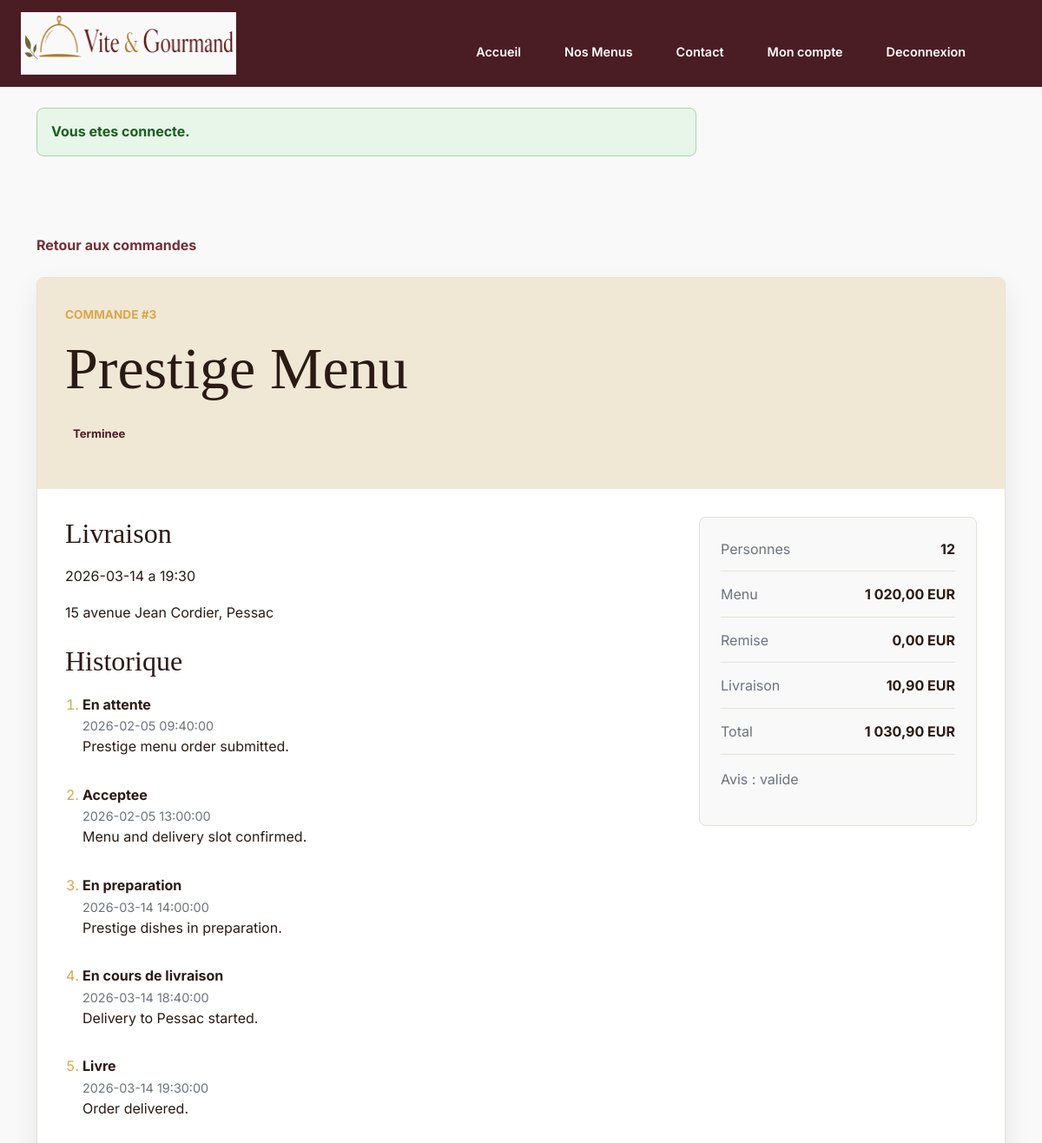
The app's page /commandes/3 (signed in, upper part), older data.
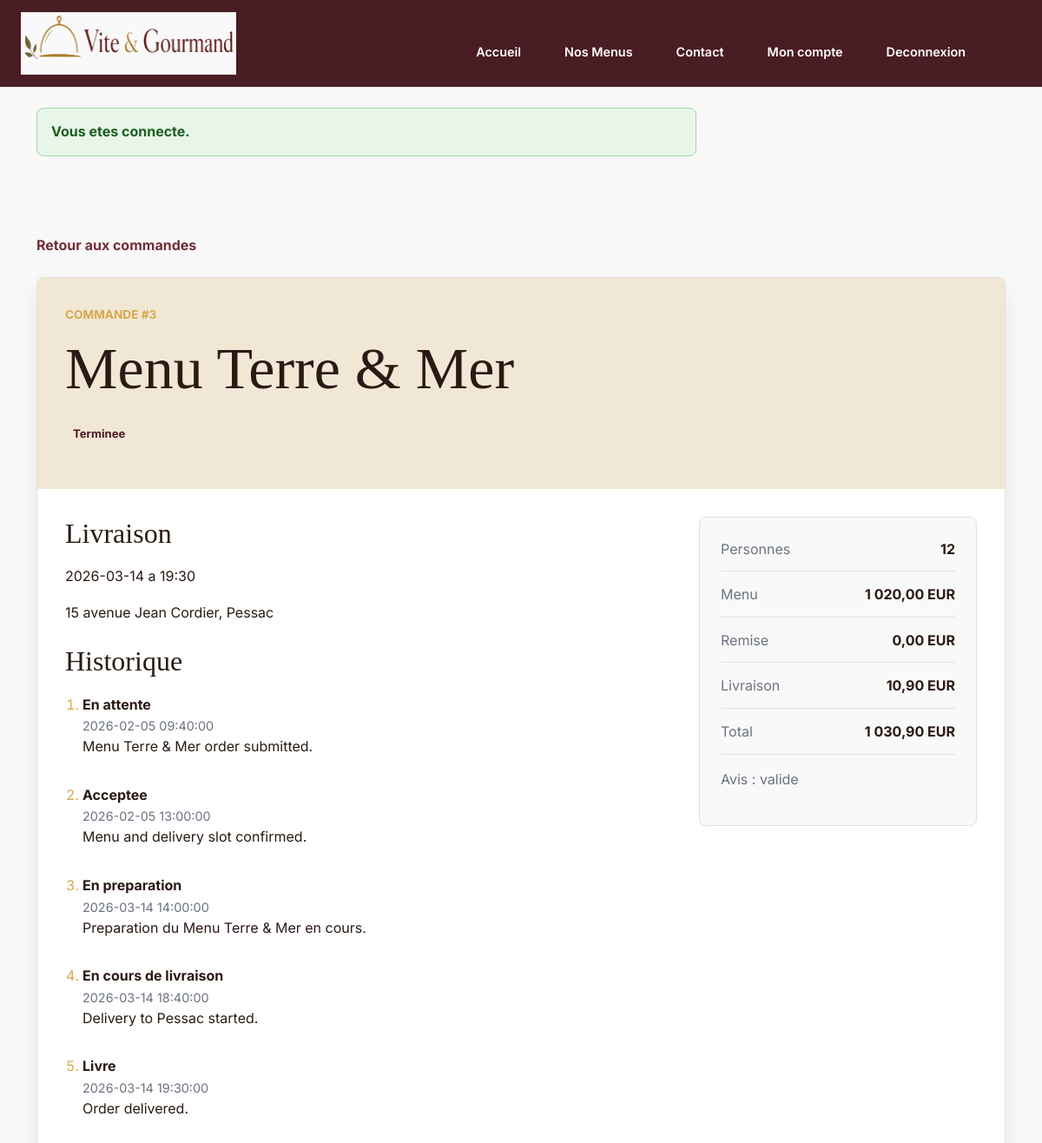
The same page, newer data.
### tables this page shows
CREATE TABLE `commandes` (
    `id_commande` INT UNSIGNED NOT NULL AUTO_INCREMENT,
    `id_utilisateur` INT UNSIGNED NOT NULL,
    `id_menu` INT UNSIGNED NOT NULL,
    `date_commande` DATETIME DEFAULT CURRENT_TIMESTAMP,
    `date_prestation` DATE NOT NULL,
    `heure_livraison` TIME NOT NULL,
    `adresse_livraison` VARCHAR(255) NOT NULL,
    `ville_livraison` VARCHAR(80) NOT NULL,
    `distance_km` DECIMAL(6,2) DEFAULT 0,
    `nombre_personnes` INT UNSIGNED NOT NULL,
    `prix_menu` DECIMAL(10,2) NOT NULL,
    `remise` DECIMAL(10,2) DEFAULT 0,
    `prix_livraison` DECIMAL(10,2) DEFAULT 0,
    `prix_total` DECIMAL(10,2) NOT NULL,
    `statut_actuel` VARCHAR(40) NOT NULL DEFAULT 'en_attente',
    `materiel_prete` BOOLEAN DEFAULT FALSE,
    `materiel_retourne` BOOLEAN DEFAULT FALSE,
    `mode_contact_modification` VARCHAR(20) NULL,
    `motif_annulation` TEXT NULL,
    CONSTRAINT `pk_commandes`
        PRIMARY KEY (`id_commande`),
    INDEX `idx_commandes_id_utilisateur` (`id_utilisateur`),
    INDEX `idx_commandes_id_menu` (`id_menu`),
    INDEX `idx_commandes_statut_actuel` (`statut_actuel`),
    INDEX `idx_commandes_date_prestation` (`date_prestation`),
    CONSTRAINT `fk_commandes_utilisateurs`
        FOREIGN KEY (`id_utilisateur`)
        REFERENCES `utilisateurs` (`id_utilisateur`)
        ON DELETE RESTRICT,
    CONSTRAINT `fk_commandes_menus`
        FOREIGN KEY (`id_menu`)
        REFERENCES `menus` (`id_menu`)
        ON DELETE RESTRICT,
    CONSTRAINT `chk_commandes_distance_km`
        CHECK (`distance_km` >= 0),
    CONSTRAINT `chk_commandes_nombre_personnes`
        CHECK (`nombre_personnes` > 0),
    CONSTRAINT `chk_commandes_prix_menu`
        CHECK (`prix_menu` >= 0),
    CONSTRAINT `chk_commandes_remise`
        CHECK (`remise` >= 0),
    CONSTRAINT `chk_commandes_prix_livraison`
        CHECK (`prix_livraison` >= 0),
    CONSTRAINT `chk_commandes_prix_total`
        CHECK (`prix_total` >= 0),
    CONSTRAINT `chk_commandes_mode_contact_modification`
        CHECK (
            `mode_contact_modification` IS NULL
            OR `mode_contact_modification` IN ('gsm', 'email')
        ),
    CONSTRAINT `chk_commandes_statut_actuel`
        CHECK (
            `statut_actuel` IN (
                'en_attente',
                'acceptee',
                'en_preparation',
                'en_cours_de_livraison',
                'livre',
                'en_attente_retour_materiel',
                'terminee',
                'annulee'
            )
        )
);

CREATE TABLE `menus` (
    `id_menu` INT UNSIGNED NOT NULL AUTO_INCREMENT,
    `id_regime` INT UNSIGNED NOT NULL,
    `id_theme` INT UNSIGNED NOT NULL,
    `titre` VARCHAR(120) NOT NULL,
    `description` TEXT NOT NULL,
    `conditions` TEXT NOT NULL,
    `nombre_personnes_minimum` INT UNSIGNED NOT NULL,
    `prix_minimum` DECIMAL(10,2) NOT NULL,
    `stock_disponible` INT UNSIGNED DEFAULT 0,
    `actif` BOOLEAN DEFAULT TRUE,
    `created_at` DATETIME DEFAULT CURRENT_TIMESTAMP,
    `updated_at` DATETIME NULL,
    CONSTRAINT `pk_menus`
        PRIMARY KEY (`id_menu`),
    INDEX `idx_menus_id_regime` (`id_regime`),
    INDEX `idx_menus_id_theme` (`id_theme`),
    INDEX `idx_menus_catalogue_filters` (`actif`, `id_theme`, `id_regime`, `prix_minimum`),
    INDEX `idx_menus_nombre_personnes_minimum` (`nombre_personnes_minimum`),
    CONSTRAINT `fk_menus_regimes`
        FOREIGN KEY (`id_regime`)
        REFERENCES `regimes` (`id_regime`)
        ON DELETE RESTRICT,
    CONSTRAINT `fk_menus_themes`
        FOREIGN KEY (`id_theme`)
        REFERENCES `themes` (`id_theme`)
        ON DELETE RESTRICT,
    CONSTRAINT `chk_menus_nombre_personnes_minimum`
        CHECK (`nombre_personnes_minimum` > 0),
    CONSTRAINT `chk_menus_prix_minimum`
        CHECK (`prix_minimum` >= 0),
    CONSTRAINT `chk_menus_stock_disponible`
        CHECK (`stock_disponible` >= 0)
);

CREATE TABLE `commande_statuts` (
    `id_statut` INT UNSIGNED NOT NULL AUTO_INCREMENT,
    `id_commande` INT UNSIGNED NOT NULL,
    `id_utilisateur` INT UNSIGNED NULL,
    `statut` VARCHAR(40) NOT NULL,
    `commentaire` TEXT NULL,
    `created_at` DATETIME DEFAULT CURRENT_TIMESTAMP,
    CONSTRAINT `pk_commande_statuts`
        PRIMARY KEY (`id_statut`),
    INDEX `idx_commande_statuts_id_commande_created_at` (`id_commande`, `created_at`),
    INDEX `idx_commande_statuts_id_utilisateur` (`id_utilisateur`),
    CONSTRAINT `fk_commande_statuts_commandes`
        FOREIGN KEY (`id_commande`)
        REFERENCES `commandes` (`id_commande`)
        ON DELETE CASCADE,
    CONSTRAINT `fk_commande_statuts_utilisateurs`
        FOREIGN KEY (`id_utilisateur`)
        REFERENCES `utilisateurs` (`id_utilisateur`)
        ON DELETE SET NULL,
    CONSTRAINT `chk_commande_statuts_statut`
        CHECK (
            `statut` IN (
                'en_attente',
                'acceptee',
                'en_preparation',
                'en_cours_de_livraison',
                'livre',
                'en_attente_retour_materiel',
                'terminee',
                'annulee'
            )
        )
);

CREATE TABLE `avis` (
    `id_avis` INT UNSIGNED NOT NULL AUTO_INCREMENT,
    `id_utilisateur` INT UNSIGNED NOT NULL,
    `id_commande` INT UNSIGNED NOT NULL,
    `note` TINYINT UNSIGNED NOT NULL,
    `commentaire` TEXT NOT NULL,
    `statut` VARCHAR(30) NOT NULL DEFAULT 'en_attente',
    `created_at` DATETIME DEFAULT CURRENT_TIMESTAMP,
    `moderated_at` DATETIME NULL,
    `moderated_by` INT UNSIGNED NULL,
    CONSTRAINT `pk_avis`
        PRIMARY KEY (`id_avis`),
    CONSTRAINT `uq_avis_id_commande`
        UNIQUE (`id_commande`),
    INDEX `idx_avis_id_utilisateur` (`id_utilisateur`),
    INDEX `idx_avis_moderated_by` (`moderated_by`),
    INDEX `idx_avis_statut` (`statut`),
    CONSTRAINT `fk_avis_utilisateurs`
        FOREIGN KEY (`id_utilisateur`)
        REFERENCES `utilisateurs` (`id_utilisateur`)
        ON DELETE RESTRICT,
    CONSTRAINT `fk_avis_commandes`
        FOREIGN KEY (`id_commande`)
        REFERENCES `commandes` (`id_commande`)
        ON DELETE CASCADE,
    CONSTRAINT `fk_avis_moderateurs`
        FOREIGN KEY (`moderated_by`)
        REFERENCES `utilisateurs` (`id_utilisateur`)
        ON DELETE SET NULL,
    CONSTRAINT `chk_avis_note`
        CHECK (`note` BETWEEN 1 AND 5),
    CONSTRAINT `chk_avis_statut`
        CHECK (`statut` IN ('en_attente', 'valide', 'refuse'))
);

### app/Views/orders/show.php (the view)
<?php
$status = (string) $order['statut_actuel'];
?>
<section class="page-section">
    <div class="container">
        <a class="back-link" href="/commandes">Retour aux commandes</a>
        <div class="order-detail">
            <div class="menu-detail-header">
                <p class="section-kicker">Commande #<?= (int) $order['id_commande'] ?></p>
                <h1><?= $this->e($order['menu_titre']) ?></h1>
                <p><span class="status-badge"><?= $this->e($statusLabels[$status] ?? $status) ?></span></p>
            </div>
            <div class="menu-detail-content">
                <div class="menu-detail-main">
                    <h2>Livraison</h2>
                    <p><?= $this->e($order['date_prestation']) ?> a <?= $this->e(substr((string) $order['heure_livraison'], 0, 5)) ?></p>
                    <p><?= $this->e($order['adresse_livraison']) ?>, <?= $this->e($order['ville_livraison']) ?></p>
                    <h2>Historique</h2>
                    <ol class="timeline">
                        <?php foreach ($history as $event): ?>
                            <li>
                                <strong><?= $this->e($statusLabels[$event['statut']] ?? $event['statut']) ?></strong>
                                <span><?= $this->e($event['created_at']) ?></span>
                                <?php if (!empty($event['commentaire'])): ?>
                                    <p><?= $this->e($event['commentaire']) ?></p>
                                <?php endif; ?>
                            </li>
                        <?php endforeach; ?>
                    </ol>
                </div>
                <aside class="menu-detail-summary">
                    <dl>
                        <div><dt>Personnes</dt><dd><?= (int) $order['nombre_personnes'] ?></dd></div>
                        <div><dt>Menu</dt><dd><?= number_format((float) $order['prix_menu'], 2, ',', ' ') ?> EUR</dd></div>
                        <div><dt>Remise</dt><dd><?= number_format((float) $order['remise'], 2, ',', ' ') ?> EUR</dd></div>
                        <div><dt>Livraison</dt><dd><?= number_format((float) $order['prix_livraison'], 2, ',', ' ') ?> EUR</dd></div>
                        <div><dt>Total</dt><dd><?= number_format((float) $order['prix_total'], 2, ',', ' ') ?> EUR</dd></div>
                    </dl>
                    <?php if ($status === 'en_attente'): ?>
                        <a class="primary-link" href="/commandes/<?= (int) $order['id_commande'] ?>/modifier">Modifier</a>
                        <form class="inline-form" action="/commandes/<?= (int) $order['id_commande'] ?>/annuler" method="post">
                            <input type="hidden" name="_csrf_token" value="<?= htmlspecialchars($csrfToken, ENT_QUOTES, 'UTF-8') ?>">
                            <label for="motif_annulation">Motif d'annulation</label>
                            <textarea id="motif_annulation" name="motif_annulation" rows="3">Annulation demandee par le client.</textarea>
                            <button class="secondary-button" type="submit">Annuler la commande</button>
                        </form>
                    <?php elseif ($status === 'terminee' && empty($order['avis_id'])): ?>
                        <a class="primary-link" href="/avis/creation/<?= (int) $order['id_commande'] ?>">Deposer un avis</a>
                    <?php elseif (!empty($order['avis_id'])): ?>
                        <p class="muted-text">Avis : <?= $this->e($order['avis_statut']) ?></p>
                    <?php endif; ?>
                </aside>
            </div>
        </div>
    </div>
</section>

### app/Core/Router.php (shortened to what the changed rows need)
<?php
final class Router
{
    private array $routes = [];
    public function dispatch(string $method, string $path): void
    {
        $method = strtoupper($method);
        $path = $this->normalizePath($path);
        foreach ($this->routes[$method] ?? [] as $route) {
            if (preg_match($route['pattern'], $path, $matches) !== 1) {
                continue;
            }
            $parameters = [];
            foreach ($route['parameters'] as $parameterName) {
                $parameters[] = $matches[$parameterName] ?? null;
            }
            $this->callHandler($route['handler'], $parameters);
            return;
        }
    }
    private function callHandler(array $handler, array $parameters = []): void
    {
        [$controllerClass, $action] = $handler;
        $controller = new $controllerClass();
        $controller->{$action}(...$parameters);
    }
    private function addRoute(string $method, string $path, array $handler, array $middlewares = []): void
    {
        $normalizedPath = $this->normalizePath($path);
        $this->routes[strtoupper($method)][] = [
            'path' => $normalizedPath,
            'pattern' => $this->compilePattern($normalizedPath),
            'parameters' => $this->extractParameterNames($normalizedPath),
            'handler' => $handler,
            'middlewares' => $middlewares,
        ];
    }
    private function normalizePath(string $path): string
    {
        $normalizedPath = '/' . trim($path, '/');
        return $normalizedPath === '/' ? '/' : rtrim($normalizedPath, '/');
    }
    private function compilePattern(string $path): string
    {
        $pattern = preg_replace('#\{([a-zA-Z_][a-zA-Z0-9_]*)\}#', '(?P<$1>[^/]+)', $path);
        return '#^' . $pattern . '$#';
    }
    private function extractParameterNames(string $path): array
    {
        preg_match_all('#\{([a-zA-Z_][a-zA-Z0-9_]*)\}#', $path, $matches);
        return $matches[1] ?? [];
    }
}

### app/Views/layouts/main.php (shortened to what the changed rows need)
<?php
$successFlash = \App\Core\Session::pullFlash('success');
$errorFlash = \App\Core\Session::pullFlash('error');
$isAuthenticated = \App\Core\Session::isAuthenticated();
$currentPath = parse_url($_SERVER['REQUEST_URI'] ?? '/', PHP_URL_PATH) ?: '/';
$isHomeActive = $currentPath === '/';
$isMenusActive = str_starts_with($currentPath, '/menus');
$isContactActive = $currentPath === '/contact';
$isAuthActive = in_array($currentPath, [
    '/connexion',
    '/inscription',
    '/mot-de-passe/oublie',
    '/mot-de-passe/reinitialisation',
], true);
$bodyClass = $bodyClass ?? '';
?>
<!doctype html>
<html lang="fr">
<head>
    <link href="https://cdn.jsdelivr.net/npm/bootstrap@5.3.3/dist/css/bootstrap.min.css" rel="stylesheet">
    <link href="https://cdn.jsdelivr.net/npm/bootstrap-icons@1.11.3/font/bootstrap-icons.css" rel="stylesheet">
    <link href="/assets/css/style.css" rel="stylesheet">
</head>
<body id="top" class="<?= htmlspecialchars($bodyClass, ENT_QUOTES, 'UTF-8') ?>">
    <header class="site-header">
        <nav class="navbar navbar-expand-md site-nav" aria-label="Navigation principale">
            <div class="container">
                <a class="navbar-brand site-logo" href="/" aria-label="Vite & Gourmand - Accueil">
                    <img class="site-logo-primary" src="/images/brand/logo-primary.png" alt="Vite & Gourmand">
                </a>
                <div class="navbar-nav site-nav-links">
                    <a class="nav-link<?= $isHomeActive ? ' is-active' : '' ?>" href="/">Accueil</a>
                    <a class="nav-link<?= $isMenusActive ? ' is-active' : '' ?>" href="/menus">Nos Menus</a>
                    <a class="nav-link<?= $isContactActive ? ' is-active' : '' ?>" href="/contact">Contact</a>
                    <?php if ($isAuthenticated): ?>
                        <a class="nav-link" href="/mon-compte">Mon compte</a>
                        <a class="nav-link" href="/deconnexion">Deconnexion</a>
                    <?php else: ?>
                        <a class="nav-link<?= $isAuthActive ? ' is-active' : '' ?>" href="/connexion">Mon espace</a>
                    <?php endif; ?>
                </div>
            </div>
        </nav>
    </header>
    <main class="site-main">
        <?php if ($successFlash !== null || $errorFlash !== null): ?>
            <div class="container flash-container">
                <?php if ($successFlash !== null): ?>
                    <p class="alert-message success-message"><?= htmlspecialchars($successFlash, ENT_QUOTES, 'UTF-8') ?></p>
                <?php endif; ?>
            </div>
        <?php endif; ?>
        <?php require $viewPath; ?>
    </main>
</body>
</html>

Row changes from the older to the newer data that the page shows:
changed through a linked row, commandes "15 avenue Jean Cordier": id_menu.titre "Prestige Menu" → "Menu Terre & Mer"
changed commande_statuts "En attente": commentaire "Prestige menu order submitted." → "Menu Terre & Mer order submitted."
changed commande_statuts "En preparation": commentaire "Prestige dishes in preparation." → "Preparation du Menu Terre & Mer en cours."
